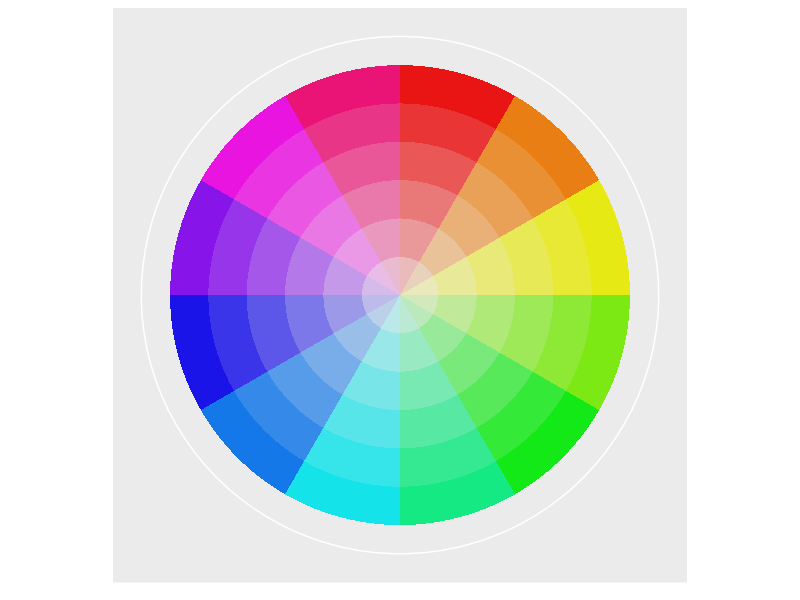
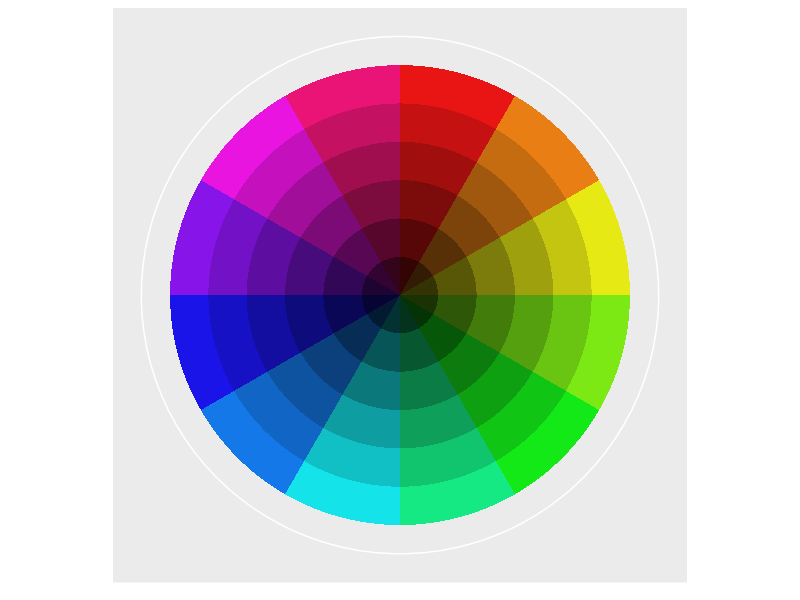

These charts were generated, in order, by the following R code:
library(ggplot2)
d=expand.grid(h=seq(0,1,1/11.9), s=seq(.2,1,1/7), v=seq(.2,1,1/7))

ggplot() +
  coord_polar(theta="x") +
  scale_x_continuous(breaks=NULL) +
  scale_y_continuous(breaks=NULL) +
  scale_fill_identity() +
  geom_rect(data=d, mapping=aes(xmin=h, xmax=h+resolution(h), ymin=s, ymax=s+resolution(s), fill=hsv(h,s,v)))

ggplot() +
  coord_polar(theta="x") +
  scale_x_continuous(breaks=NULL) +
  scale_y_continuous(breaks=NULL) +
  scale_fill_identity() +
  geom_rect(data=d, mapping=aes(xmin=h, xmax=h+resolution(h), ymin=v, ymax=v+resolution(v), fill=hsv(h,s,v)))
